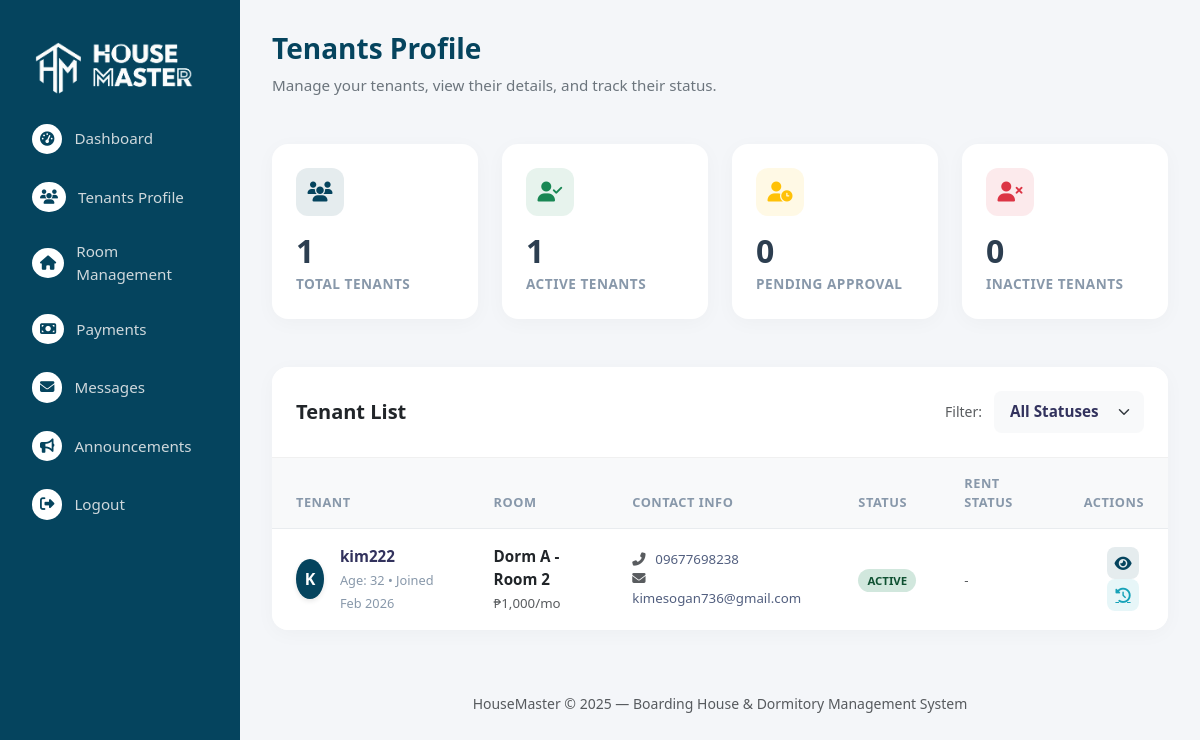
Screenshot of /admin/tenants.php (signed in) with the database file from the repository.
### tables this page shows
CREATE TABLE `subscription_plans` (
  `id` int(11) NOT NULL,
  `name` varchar(100) NOT NULL,
  `price` decimal(10,2) NOT NULL,
  `max_rooms` int(11) DEFAULT 0,
  `duration_days` int(11) NOT NULL,
  `description` text DEFAULT NULL,
  `features` text DEFAULT NULL,
  `created_at` timestamp NOT NULL DEFAULT current_timestamp()
);

CREATE TABLE `tenants` (
  `id` int(11) NOT NULL,
  `fullname` varchar(100) NOT NULL,
  `email` varchar(100) NOT NULL,
  `password` varchar(255) NOT NULL,
  `age` int(11) DEFAULT NULL,
  `phone` varchar(20) DEFAULT NULL,
  `start_boarding_date` date DEFAULT NULL,
  `emergency_contact_person` varchar(100) DEFAULT NULL,
  `emergency_contact_phone` varchar(20) DEFAULT NULL,
  `reset_token` varchar(64) DEFAULT NULL,
  `reset_token_expires_at` datetime DEFAULT NULL,
  `status` enum('active','pending','inactive','unassigned') DEFAULT 'unassigned',
  `created_at` timestamp NOT NULL DEFAULT current_timestamp(),
  `boarding_code` varchar(20) DEFAULT NULL,
  `admin_id` int(11) DEFAULT NULL,
  `requested_room_id` int(11) DEFAULT NULL,
  `last_announcement_view` timestamp NULL DEFAULT NULL
);

CREATE TABLE `rooms` (
  `id` int(11) NOT NULL,
  `room_label` varchar(100) NOT NULL,
  `capacity` int(11) NOT NULL,
  `rental_rate` decimal(10,2) NOT NULL,
  `notice` text DEFAULT NULL,
  `room_code` varchar(20) DEFAULT NULL,
  `created_at` timestamp NOT NULL DEFAULT current_timestamp(),
  `boarding_code` varchar(20) DEFAULT NULL
);

### admin/tenants.php (the view, shortened to what this page needs)
<?php
require_once 'header.php';
$admin_id = $_SESSION['admin_id'];
$counts_stmt = $conn->prepare("SELECT status, COUNT(*) as count FROM tenants WHERE admin_id = ? GROUP BY status");
$counts_stmt->bind_param("i", $admin_id);
$counts_stmt->execute();
$counts_result = $counts_stmt->get_result();
$status_counts = [
    'active' => 0,
    'pending' => 0,
    'inactive' => 0,
    'unassigned' => 0
];
$total_tenants = 0;
while ($row_count = $counts_result->fetch_assoc()) {
    if (isset($status_counts[$row_count['status']])) {
        $status_counts[$row_count['status']] = $row_count['count'];
    }
    $total_tenants += $row_count['count'];
}
$sql = "
    SELECT t.id, t.fullname, t.email, t.phone, t.status, t.created_at, r.id as room_id, r.room_label, r.rental_rate, t.age, t.emergency_contact_person, t.emergency_contact_phone,
    t.start_boarding_date, t.requested_room_id, (SELECT MIN(due_date) FROM payments WHERE tenant_id = t.id AND status = 'pending') AS next_due_date
    FROM tenants t
    LEFT JOIN tenant_rooms tr ON t.id = tr.tenant_id
    LEFT JOIN rooms r ON tr.room_id = r.id
    WHERE t.admin_id = ?
";
$params = [$admin_id];
$types = "i";
$sql .= " ORDER BY t.fullname ASC";
$stmt = $conn->prepare($sql);
$stmt->bind_param($types, ...$params);
$stmt->execute();
$result = $stmt->get_result();
?>
<link rel="stylesheet" href="side.css">
<link rel="stylesheet" href="main.css">
  <?php include("navbar.php"); ?>
  <div class="main">
    <div class="page-header">
        <h3 class="page-title">Tenants Profile</h3>
        <p class="page-subtitle">Manage your tenants, view their details, and track their status.</p>
    </div>
    <div class="row g-4 mb-5">
        <div class="col-md-6 col-xl-3">
            <div class="stat-card">
                <div class="card-body">
                    <div class="icon-circle bg-blue-soft">
                        <i class="fas fa-users"></i>
                    </div>
                    <h3 class="stat-value"><?php echo $total_tenants; ?></h3>
                    <span class="stat-label">Total Tenants</span>
                </div>
            </div>
        </div>
        <div class="col-md-6 col-xl-3">
            <div class="stat-card">
                <div class="card-body">
                    <div class="icon-circle bg-green-soft">
                        <i class="fas fa-user-check"></i>
                    </div>
                    <h3 class="stat-value"><?php echo $status_counts['active']; ?></h3>
                    <span class="stat-label">Active Tenants</span>
                </div>
            </div>
        </div>
        <div class="col-md-6 col-xl-3">
            <div class="stat-card">
                <div class="card-body">
                    <div class="icon-circle bg-yellow-soft">
                        <i class="fas fa-user-clock"></i>
                    </div>
                    <h3 class="stat-value"><?php echo $status_counts['pending']; ?></h3>
                    <span class="stat-label">Pending Approval</span>
                </div>
            </div>
        </div>
        <div class="col-md-6 col-xl-3">
            <div class="stat-card">
                <div class="card-body">
                    <div class="icon-circle bg-red-soft">
                        <i class="fas fa-user-times"></i>
                    </div>
                    <h3 class="stat-value"><?php echo $status_counts['inactive']; ?></h3>
                    <span class="stat-label">Inactive Tenants</span>
                </div>
            </div>
        </div>
    </div>
    <div class="table-card">
      <div class="table-card-header">
        <h5 class="mb-0 fw-bold text-dark">Tenant List</h5>
        <form method="GET" class="d-flex gap-2 align-items-center">
            <label class="small text-muted me-1">Filter:</label>
            <select name="status" class="form-select form-select-sm border-0 bg-light" style="width: 150px; font-weight: 600;" onchange="this.form.submit()">
                <option value="">All Statuses</option>
            </select>
        </form>
      </div>
      <div class="table-responsive">
        <table class="table mb-0">
          <thead>
            <tr>
              <th>Tenant</th>
              <th>Room</th>
              <th>Contact Info</th>
              <th>Status</th>
              <th>Rent Status</th>
              <th class="text-end">Actions</th>
            </tr>
          </thead>
          <tbody>
            <?php if ($result->num_rows > 0): ?>
              <?php while ($row = $result->fetch_assoc()): ?>
                <?php
                  $days_remaining = null;
                ?>
                <tr>
                  <td>
                    <div class="d-flex align-items-center">
                        <div class="avatar-wrapper">
                            <?php echo strtoupper(substr($row['fullname'], 0, 1)); ?>
                        </div>
                        <div>
                            <span class="tenant-name"><?php echo htmlspecialchars($row['fullname']); ?></span>
                            <span class="tenant-meta">Age: <?php echo htmlspecialchars($row['age']); ?> • Joined <?php echo date("M Y", strtotime($row['created_at'])); ?></span>
                        </div>
                    </div>
                  </td>
                  <td>
                      <?php if ($row['room_label']): ?>
                        <span class="fw-bold text-dark"><?php echo htmlspecialchars($row['room_label']); ?></span>
                        <br><small class="text-muted">₱<?php echo number_format($row['rental_rate']); ?>/mo</small>
                      <?php else: ?>
                        <span class="text-muted fst-italic">Unassigned</span>
                      <?php endif; ?>
                  </td>
                  <td>
                      <div class="d-flex flex-column">
                          <span class="small"><i class="fas fa-phone-alt me-2 text-muted" style="width:15px;"></i><?php echo htmlspecialchars($row['phone']); ?></span>
                          <span class="small"><i class="fas fa-envelope me-2 text-muted" style="width:15px;"></i><?php echo htmlspecialchars($row['email']); ?></span>
                      </div>
                  </td>
                  <td>
                    <?php
                      $status = $row['status'];
                      $badgeClass = match($status) {
                          "active" => "badge-active",
                          "pending" => "badge-pending",
                          "inactive" => "badge-inactive",
                          "unassigned" => "badge-unassigned",
                          default => "badge-unassigned"
                      };
                    ?>
                    <span class="status-badge <?php echo $badgeClass; ?>"><?php echo ucfirst($status); ?></span>
                  </td>
                  <td>
                    <?php
                      if ($days_remaining !== null && $account_status !== 'pending') {
                          if ($days_remaining < 0) {
                              echo '<span class="text-danger fw-bold small"><i class="fas fa-exclamation-circle me-1"></i>Overdue (' . abs($days_remaining) . 'd)</span>';
                          } elseif ($days_remaining <= 7) {
                              echo '<span class="text-warning fw-bold small"><i class="fas fa-clock me-1"></i>Due in ' . $days_remaining . 'd</span>';
                          } else {
                              echo '<span class="text-success small"><i class="fas fa-check-circle me-1"></i>' . $days_remaining . ' days left</span>';
                          }
                      } else {
                          echo '<span class="text-muted small">-</span>';
                      }
                    ?>
                  </td>
                  <td class="text-end">
                    <button class="btn-icon btn-view" data-bs-toggle="modal" data-bs-target="#tenant<?php echo $row['id']; ?>" title="View Details"><i class="fas fa-eye"></i></button>
                    <?php if ($row['status'] !== 'pending'): ?>
                      <a href="payments.php?tenant_id=<?php echo $row['id']; ?>" class="btn-icon btn-history" title="View Payment History"><i class="fas fa-history"></i></a>
                    <?php endif; ?>
                  </td>
                </tr>
              <?php endwhile; ?>
            <?php else: ?>
              <tr><td colspan="6" class="text-center py-5 text-muted">No tenants found matching your criteria.</td></tr>
            <?php endif; ?>
          </tbody>
        </table>
      </div>
    </div>
    <footer class="mt-5 text-center text-muted small">HouseMaster © 2025 — Boarding House & Dormitory Management System</footer>
  </div>
</body>
</html>

### admin/side.css (style rules this page uses)
body { background-color: #f5f7fa; font-family: 'Segoe UI', sans-serif; margin: 0; padding: 0; }
.main { margin-left: 240px; padding: 20px; }
footer { margin-top: 40px; padding: 15px; text-align: center; color: #777; font-size: 0.9rem; }

### admin/main.css (style rules this page uses)
.main { display: flex; flex-direction: column; }

### admin/tenants.php (style rules this page uses)
:root { --primary-color: #05445E; --secondary-color: #189AB4; --accent-color: #75E6DA; --light-bg: #f4f6f9; }
body { background-color: var(--light-bg); font-family: 'Segoe UI', Tahoma, Geneva, Verdana, sans-serif; }
.main { padding: 2rem; }
.page-header { margin-bottom: 2rem; }
.page-title { color: var(--primary-color); font-weight: 800; font-size: 1.75rem; margin-bottom: 0.5rem; }
.page-subtitle { color: #6c757d; font-size: 0.95rem; }
.stat-card { border: none; border-radius: 16px; background: #fff; box-shadow: 0 4px 20px rgba(0,0,0,0.03); transition: all 0.3s ease; overflow: hidden; position: relative; height: 100%; }
.stat-card .card-body { padding: 1.5rem; position: relative; z-index: 2; }
.stat-value { font-size: 2rem; font-weight: 800; color: #2c3e50; margin-bottom: 0; line-height: 1.2; }
.stat-label { color: #8898aa; font-size: 0.85rem; font-weight: 600; text-transform: uppercase; letter-spacing: 0.5px; }
.icon-circle { width: 48px; height: 48px; border-radius: 12px; display: flex; align-items: center; justify-content: center; font-size: 1.25rem; margin-bottom: 1rem; }
.bg-blue-soft { background-color: rgba(5, 68, 94, 0.1); color: #05445E; }
.bg-green-soft { background-color: rgba(25, 135, 84, 0.1); color: #198754; }
.bg-yellow-soft { background-color: rgba(255, 193, 7, 0.1); color: #ffc107; }
.bg-red-soft { background-color: rgba(220, 53, 69, 0.1); color: #dc3545; }
.table-card { border: none; border-radius: 16px; box-shadow: 0 4px 20px rgba(0,0,0,0.03); background: #fff; overflow: hidden; }
.table-card-header { background: #fff; padding: 1.5rem; border-bottom: 1px solid #f0f0f0; display: flex; justify-content: space-between; align-items: center; }
.table thead th { background-color: #f8f9fa; color: #8898aa; font-weight: 600; font-size: 0.8rem; text-transform: uppercase; letter-spacing: 0.5px; border-bottom: 1px solid #e9ecef; padding: 1rem 1.5rem; }
.table tbody td { padding: 1rem 1.5rem; vertical-align: middle; border-bottom: 1px solid #f0f0f0; color: #525f7f; font-size: 0.95rem; }
.table tbody tr:last-child td { border-bottom: none; }
.avatar-wrapper { width: 40px; height: 40px; border-radius: 50%; background-color: var(--primary-color); color: #fff; display: flex; align-items: center; justify-content: center; font-weight: 700; font-size: 1rem; margin-right: 1rem; box-shadow: 0 2px 5px rgba(0,0,0,0.1); }
.tenant-name { font-weight: 600; color: #32325d; display: block; }
.tenant-meta { font-size: 0.8rem; color: #8898aa; }
.status-badge { padding: 0.35em 0.8em; font-size: 0.75em; font-weight: 700; border-radius: 30px; text-transform: uppercase; }
.badge-active { background-color: #d1e7dd; color: #0f5132; }
.btn-icon { width: 32px; height: 32px; padding: 0; display: inline-flex; align-items: center; justify-content: center; border-radius: 8px; transition: all 0.2s; margin-right: 5px; }
.btn-view { color: var(--primary-color); background: rgba(5, 68, 94, 0.1); border: none; }
.btn-history { color: #17a2b8; background: rgba(23, 162, 184, 0.1); border: none; }
.form-control, .form-select { border: 1px solid #e0e6ed; border-radius: 8px; padding: 0.6rem 1rem; font-size: 0.95rem; color: #32325d; transition: all 0.2s; }

### rows the page displays
subscription_plans: id "1", max_rooms "0"
tenants: fullname "K", fullname "kim222", age "32", created_at "Feb 2026", requested_room.room_label "Dorm A - Room 2", requested_room.rental_rate "1,000", phone "09677698238", email "kimesogan736@gmail.com", status "ACTIVE"

### other values shown
$total_tenants "1"
